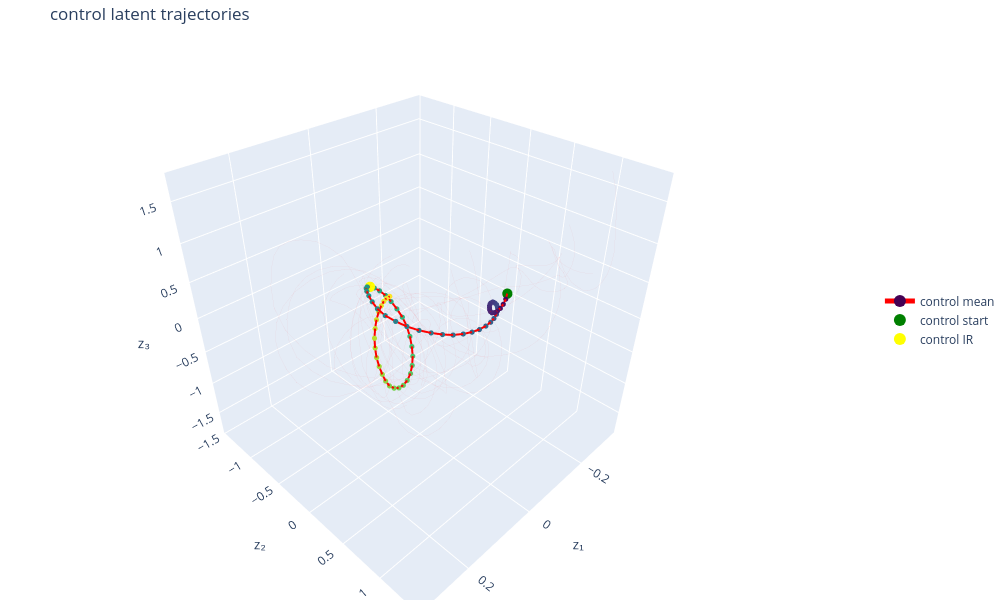

Write notebook code for a chart like this one.
### Markdown cell above
## Plots

### Code cell
import plotly.graph_objects as go
import nbformat
import plotly.io._renderers as _r
_r.nbformat = nbformat

def plot_latent_phase_portrait(conditions, alpha_trials=0.15, title=None, colorscale="Turbo"):
    """conditions: list of (label, z, centers_ms, color_or_groups)

    If the 4th element is an array of length n_trials, trials are split by
    group and one mean trace is drawn per group. Otherwise it's a color string.
    """
    import plotly.colors as pc

    fig = go.Figure()
    single = len(conditions) == 1

    for label, z, centers_ms, spec in conditions:
        z = np.asarray(z)[:, :, :3]
        ir = int(np.argmin(np.abs(centers_ms)))

        if np.ndim(spec) == 0:
            groups = np.zeros(z.shape[0], dtype=int)
            names = [label]
            colors = [spec]
        else:
            groups = np.asarray(spec)
            uniq = np.unique(groups)
            groups = np.searchsorted(uniq, groups)
            names = [f"{label} {g}" for g in uniq]
            colors = pc.sample_colorscale(colorscale, np.linspace(0, 1, len(uniq)))

        for g, (name, color) in enumerate(zip(names, colors)):
            zg = z[groups == g]

            sep = np.full((zg.shape[0], 1, 3), np.nan)
            flat = np.concatenate([zg, sep], axis=1).reshape(-1, 3)
            fig.add_trace(go.Scatter3d(
                x=flat[:, 0], y=flat[:, 1], z=flat[:, 2],
                mode="lines", line=dict(color=color, width=1),
                opacity=alpha_trials, showlegend=False,
            ))

            m = zg.mean(axis=0)
            x, y, zz = m[:, 0], m[:, 1], m[:, 2]

            fig.add_trace(go.Scatter3d(
                x=x, y=y, z=zz,
                mode="markers+lines",
                marker=dict(size=3, color=centers_ms, colorscale="Viridis",
                            showscale=False),
                line=dict(color=color, width=4),
                name=f"{name} mean",
            ))
            fig.add_trace(go.Scatter3d(
                x=[x[0]], y=[y[0]], z=[zz[0]],
                mode="markers", marker=dict(size=6, color="green"),
                name=f"{name} start",
            ))
            fig.add_trace(go.Scatter3d(
                x=[x[ir]], y=[y[ir]], z=[zz[ir]],
                mode="markers", marker=dict(size=6, color="yellow"),
                name=f"{name} IR",
            ))

    fig.update_layout(
        title=title or " vs ".join(c[0] for c in conditions) + " latent trajectories",
        scene=dict(xaxis_title="z₁", yaxis_title="z₂", zaxis_title="z₃", aspectmode="cube"),
        legend=dict(itemsizing="constant", x=1.05, y=0.5),
        margin=dict(l=0, r=0, b=0, t=40),
        width=1000, height=600,
    )
    return fig

fig = plot_latent_phase_portrait([("control", z_control, control_rel_t, "red")], alpha_trials=0.05)
fig.show()

### Figure 1 — Plotly figure (JSON) as saved in the notebook; plotly's stock layout.template omitted (floating-point values rounded to 4 significant figures; data arrays with more than 128 entries replaced by an {"elided": "..."} marker saying what was removed)
{"data": [{"line": {"color": "red", "width": 1}, "mode": "lines", "opacity": 0.05, "showlegend": false, "type": "scatter3d", "x": {"elided": "923 float values"}, "y": {"elided": "923 float values"}, "z": {"elided": "923 float values"}}, {"line": {"color": "red", "width": 4}, "marker": {"color": [-790.0, -770.0, -750.0, -730.0, -710.0, -690.0, -670.0, -650.0, -630.0, -610.0, -590.0, -570.0, -550.0, -530.0, -510.0, -490.0, -470.0, -450.0, -430.0, -410.0, -390.0, -370.0, -350.0, -330.0, -310.0, -290.0, -270.0, -250.0, -230.0, -210.0, -190.0, -170.0, -150.0, -130.0, -110.0, -90.0, -70.0, -50.0, -30.0, -10.0, 10.0, 30.0, 50.0, 70.0, 90.0, 110.0, 130.0, 150.0, 170.0, 190.0, 210.0, 230.0, 250.0, 270.0, 290.0, 310.0, 330.0, 350.0, 370.0, 390.0, 410.0, 430.0, 450.0, 470.0, 490.0, 510.0, 530.0, 550.0, 570.0, 590.0], "colorscale": [[0, "#440154"], [0.1111, "#482878"], [0.2222, "#3e4989"], [0.3333, "#31688e"], [0.4444, "#26828e"], [0.5556, "#1f9e89"], [0.6667, "#35b779"], [0.7778, "#6ece58"], [0.8889, "#b5de2b"], [1, "#fde725"]], "showscale": false, "size": 3}, "mode": "markers+lines", "name": "control mean", "type": "scatter3d", "x": [-0.1372, -0.1271, -0.1143, -0.101, -0.08883, -0.07916, -0.07221, -0.06999, -0.07098, -0.07504, -0.08028, -0.0876, -0.09554, -0.1058, -0.1132, -0.1204, -0.1268, -0.1298, -0.1294, -0.1245, -0.1148, -0.1033, -0.08722, -0.06767, -0.04727, -0.02462, -0.0008034, 0.0215, 0.04258, 0.06281, 0.08001, 0.09226, 0.1003, 0.1004, 0.09278, 0.08082, 0.06645, 0.0497, 0.03042, 0.008164, -0.01618, -0.0405, -0.06301, -0.0812, -0.09546, -0.1049, -0.1076, -0.1021, -0.09004, -0.073, -0.05013, -0.02423, 0.005196, 0.03379, 0.0609, 0.08514, 0.1051, 0.1192, 0.1287, 0.1347, 0.1372, 0.1345, 0.1284, 0.1177, 0.1047, 0.08898, 0.0728, 0.05779, 0.04312, 0.02753], "y": [0.5545, 0.5751, 0.5929, 0.6069, 0.6146, 0.616, 0.6113, 0.6007, 0.5859, 0.5686, 0.5496, 0.53, 0.5122, 0.4971, 0.4857, 0.4784, 0.4755, 0.4772, 0.4827, 0.4897, 0.496, 0.4991, 0.4995, 0.4936, 0.4796, 0.4574, 0.4257, 0.3831, 0.3284, 0.2621, 0.1842, 0.09643, -0.000959, -0.1048, -0.2116, -0.3177, -0.4186, -0.5134, -0.599, -0.6728, -0.7321, -0.7738, -0.7946, -0.7954, -0.7745, -0.7336, -0.6752, -0.6033, -0.5192, -0.4294, -0.3367, -0.247, -0.1635, -0.0904, -0.03017, 0.01583, 0.04764, 0.0653, 0.0693, 0.06104, 0.04287, 0.01488, -0.01922, -0.05888, -0.1012, -0.1455, -0.1867, -0.2244, -0.2578, -0.2863], "z": [0.3391, 0.2989, 0.2715, 0.2581, 0.256, 0.2625, 0.2753, 0.2903, 0.3037, 0.3117, 0.3123, 0.3054, 0.2915, 0.2691, 0.2385, 0.2033, 0.1634, 0.1212, 0.08005, 0.04259, 0.01224, -0.008414, -0.01916, -0.01944, -0.007603, 0.01472, 0.04741, 0.08883, 0.1355, 0.1852, 0.2358, 0.2841, 0.3238, 0.3532, 0.3653, 0.3557, 0.3244, 0.2713, 0.1977, 0.1055, -0.004223, -0.1301, -0.2679, -0.4118, -0.5546, -0.6911, -0.8164, -0.9244, -1.007, -1.061, -1.086, -1.078, -1.039, -0.9715, -0.8792, -0.7678, -0.6423, -0.5089, -0.375, -0.246, -0.1243, -0.01461, 0.08024, 0.1584, 0.2179, 0.2562, 0.2745, 0.2752, 0.2604, 0.232]}, {"marker": {"color": "green", "size": 6}, "mode": "markers", "name": "control start", "type": "scatter3d", "x": [-0.1372], "y": [0.5545], "z": [0.3391]}, {"marker": {"color": "yellow", "size": 6}, "mode": "markers", "name": "control IR", "type": "scatter3d", "x": [0.008164], "y": [-0.6728], "z": [0.1055]}], "layout": {"height": 600, "legend": {"itemsizing": "constant", "x": 1.05, "y": 0.5}, "margin": {"b": 0, "l": 0, "r": 0, "t": 40}, "scene": {"aspectmode": "cube", "xaxis": {"title": {"text": "z₁"}}, "yaxis": {"title": {"text": "z₂"}}, "zaxis": {"title": {"text": "z₃"}}}, "title": {"text": "control latent trajectories"}, "width": 1000}}
